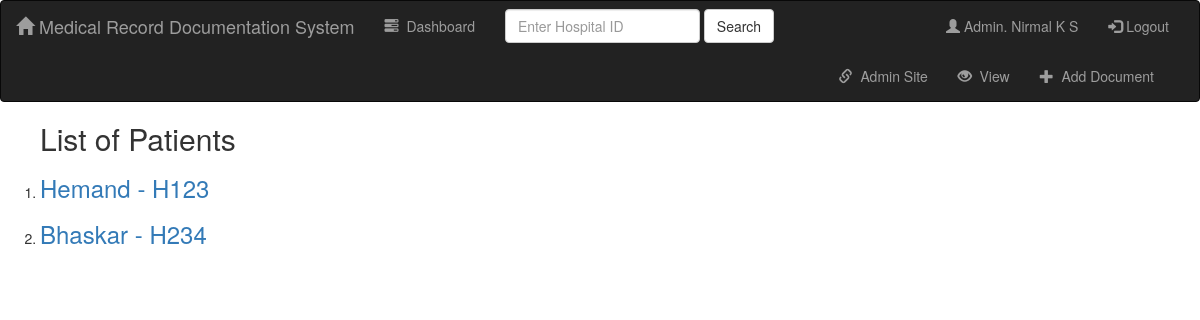
/first/view/ (signed in), run on the app's committed database.
### first/models.py (models this page shows, shortened)
class User(models.Model):
    Hospital_id = models.CharField(max_length=100)
    Firstname = models.CharField(max_length=200)
    Lastname = models.CharField(max_length=200)
    Age = models.IntegerField(validators=[MaxValueValidator(100), MinValueValidator(1)])
    Address = models.CharField(max_length=500)
    Phone_Number = models.CharField(max_length=12)

### first/views.py (the view)
def view(request):
    if request.user.is_staff:
        all_users = User.objects.all()
        return render(request, 'first/view.html', {'all_users': all_users})
    else:
        return render(request,'first/home.html')

### first/templates/first/view.html (shortened to what this page needs)
{% extends 'first/base.html' %}
{% block body %}
<!DOCTYPE html>
<html lang="en">
<head>
</head>
<body>
{% if user.is_authenticated %}
     {% if all_users %}
    <ol>
        <h2> List of Patients </h2>
        {% for user in all_users %}
        <li> <a href="/first/{{user.id}}/"> <h3> {{user.Firstname}} - {{user.Hospital_id}}  </h3> </a> </li>
        {% endfor %}
    </ol>
    {% else %}
        <h3> No Users Found </h3>
     {% endif %}
{% else %}
     <h2>Please Login to Access the records</h2>
{% endif %}
</body>
</html>
{% endblock %}

### first/templates/first/base.html (shortened to what this page needs)
<!DOCTYPE html>
<html lang="en">
<head>
    {% load static %}
    <link rel="stylesheet" href="https://maxcdn.bootstrapcdn.com/bootstrap/3.3.6/css/bootstrap.min.css">
    <link rel="stylesheet" type="text/css" href="{% static 'first/style.css' %}"/>
</head>
<body>
<nav class="navbar navbar-inverse">
    <div class="container-fluid">
        <div class="navbar-header">
            <a class="navbar-brand"  href="{% url 'first:home' %}"><span class="glyphicon glyphicon-home " aria-hidden="true"></span>  Medical Record Documentation System </a>
        </div>
        <div class="collapse navbar-collapse" id="topNavBar">
            <ul class="nav navbar-nav">
                <li class="{% block albums_active %}{% endblock %}"><a href="{% url 'first:index' %}"><span class="glyphicon glyphicon-tasks" aria-hidden="true"></span>&nbsp; Dashboard</a></li>
            </ul>
            <form class="navbar-form navbar-left" role="search" method="get" action="{% url 'first:search' %}">
                <div class="form-group">
                    <input type="search" class="form-control" placeholder="Enter Hospital ID" name="search" value="{{ request.GET.q }}">
                </div>
                <button type="submit" class="btn btn-default">Search</button>
            </form>
            {% if user.is_authenticated %}
                <ul class="nav navbar-nav navbar-right">
                    {% if request.user.is_superuser %}
                        <li><a href="{% url 'first:hospital_user'%}"><span class="glyphicon glyphicon-user"></span> Admin. {{request.user.first_name}} {{request.user.last_name}}</a></li>
                    {% elif request.user.is_staff %}
                         <li><a href="{% url 'first:hospital_user'%}"><span class="glyphicon glyphicon-user"></span> Doctor. {{request.user.first_name}} {{request.user.last_name}}</a></li>
                    {% else %}
                         <li><a href="{% url 'first:hospital_user'%}"><span class="glyphicon glyphicon-user"></span> Staff. {{request.user.first_name}} {{request.user.last_name}}</a></li>
                    {% endif%}
                <li><a href="{% url 'first:logout_user'%}""><span class="glyphicon glyphicon-log-in"></span> Logout</a></li>
                </ul>
            {% else %}
                <ul class="nav navbar-nav navbar-right">
                <li><a href="{% url 'first:login'%}"><span class="glyphicon glyphicon-log-in"></span> Login</a></li>
                </ul>
            {% endif %}
            {% if not request.user.is_staff or request.user.is_superuser %}
            <ul class="nav navbar-nav navbar-right">
                <li>
                    <a href="{% url 'first:create' %}">
                        <span class="glyphicon glyphicon-plus" aria-hidden="true"></span>&nbsp; Add Document
                    </a>
                </li>
            </ul>
            {% endif %}
            {% if request.user.is_staff %}
            <ul class="nav navbar-nav navbar-right">
                <li>
                    <a href="{% url 'first:view' %}">
                        <span class="glyphicon glyphicon-eye-open" aria-hidden="true"></span>&nbsp; View
                    </a>
                </li>
            </ul>
            {% endif %}
            {% if user.is_authenticated %}
                    {% if request.user.is_superuser %}
                        <ul class="nav navbar-nav navbar-right">
                <li>
                    <a href="/admin" target="_blank" >
                        <span class="glyphicon glyphicon-link" aria-hidden="true"></span>&nbsp; Admin Site
                    </a>
                </li>
            </ul>
                    {% endif %}
            {% endif %}
        </div>
    </div>
</nav>
{% block body %}
{% endblock %}
</body>
</html>

### first/static/first/style.css (style rules this page uses)
body { background: white url("images/back6.png"); }

### data on the page
User: Firstname "Hemand", Hospital_id "H123"
User: Firstname "Bhaskar", Hospital_id "H234"

### other printed values
{{ request.user.first_name }} "Nirmal"
{{ request.user.last_name }} "K S"
